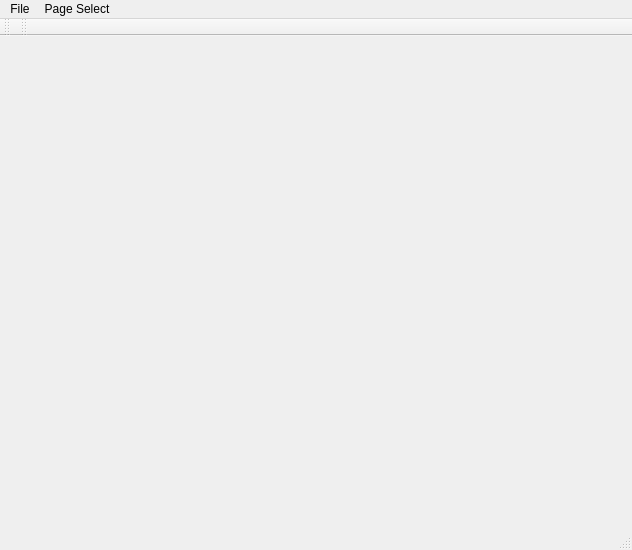
<?xml version="1.0" encoding="UTF-8"?>
<ui version="4.0">
 <class>MainWindow</class>
 <widget class="QMainWindow" name="MainWindow">
  <property name="geometry">
   <rect>
    <x>0</x>
    <y>0</y>
    <width>632</width>
    <height>550</height>
   </rect>
  </property>
  <property name="windowTitle">
   <string>MainWindow</string>
  </property>
  <widget class="QWidget" name="centralWidget"/>
  <widget class="QMenuBar" name="menuBar">
   <property name="geometry">
    <rect>
     <x>0</x>
     <y>0</y>
     <width>632</width>
     <height>21</height>
    </rect>
   </property>
   <widget class="QMenu" name="menuFile">
    <property name="title">
     <string>File</string>
    </property>
    <addaction name="actionNew"/>
    <addaction name="separator"/>
    <addaction name="actionOpen"/>
    <addaction name="separator"/>
    <addaction name="actionSave"/>
    <addaction name="actionSave_As"/>
    <addaction name="separator"/>
    <addaction name="actionPrint"/>
   </widget>
   <widget class="QMenu" name="menuPage_Select">
    <property name="title">
     <string>Page Select</string>
    </property>
    <addaction name="actionCharacter_Information"/>
    <addaction name="actionClass_Select"/>
    <addaction name="actionAlignment_Religion"/>
    <addaction name="actionAbilities"/>
    <addaction name="actionSkills"/>
    <addaction name="actionFeats"/>
    <addaction name="actionEquipment"/>
    <addaction name="actionLanguage"/>
    <addaction name="actionSpells"/>
    <addaction name="actionCharacter_Sheet"/>
   </widget>
   <addaction name="menuFile"/>
   <addaction name="menuPage_Select"/>
  </widget>
  <widget class="QToolBar" name="mainToolBar">
   <attribute name="toolBarArea">
    <enum>TopToolBarArea</enum>
   </attribute>
   <attribute name="toolBarBreak">
    <bool>false</bool>
   </attribute>
  </widget>
  <widget class="QStatusBar" name="statusBar"/>
  <widget class="QToolBar" name="toolBar">
   <property name="windowTitle">
    <string>toolBar</string>
   </property>
   <attribute name="toolBarArea">
    <enum>TopToolBarArea</enum>
   </attribute>
   <attribute name="toolBarBreak">
    <bool>false</bool>
   </attribute>
  </widget>
  <action name="actionOpen">
   <property name="text">
    <string>Open</string>
   </property>
  </action>
  <action name="actionSave">
   <property name="text">
    <string>Save</string>
   </property>
  </action>
  <action name="actionSave_As">
   <property name="text">
    <string>Save As...</string>
   </property>
  </action>
  <action name="actionNew">
   <property name="text">
    <string>New</string>
   </property>
  </action>
  <action name="actionPrint">
   <property name="text">
    <string>Print</string>
   </property>
  </action>
  <action name="actionCharacter_Information">
   <property name="text">
    <string>Character Information</string>
   </property>
  </action>
  <action name="actionClass_Select">
   <property name="text">
    <string>Class Select</string>
   </property>
  </action>
  <action name="actionAlignment_Religion">
   <property name="text">
    <string>Alignment/Religion</string>
   </property>
  </action>
  <action name="actionAbilities">
   <property name="text">
    <string>Abilities</string>
   </property>
  </action>
  <action name="actionSkills">
   <property name="text">
    <string>Skills</string>
   </property>
  </action>
  <action name="actionFeats">
   <property name="text">
    <string>Feats</string>
   </property>
  </action>
  <action name="actionEquipment">
   <property name="text">
    <string>Equipment</string>
   </property>
   <property name="iconVisibleInMenu">
    <bool>false</bool>
   </property>
  </action>
  <action name="actionLanguage">
   <property name="text">
    <string>Language</string>
   </property>
  </action>
  <action name="actionSpells">
   <property name="text">
    <string>Spells</string>
   </property>
  </action>
  <action name="actionCharacter_Sheet">
   <property name="text">
    <string>Character Sheet</string>
   </property>
  </action>
 </widget>
 <layoutdefault spacing="6" margin="11"/>
 <resources/>
 <connections/>
</ui>
